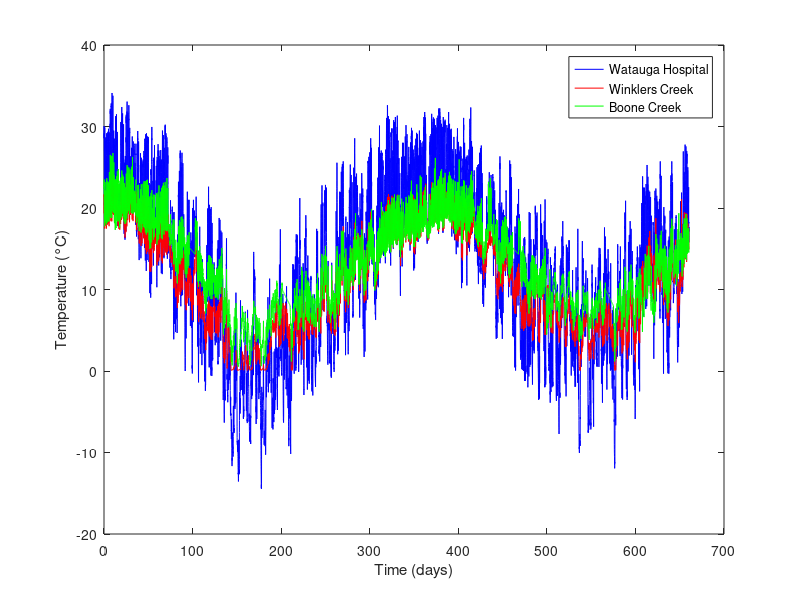

Here is the MATLAB script that generated this plot:
% Plots temperature data from streamTemp.dat
% 
% processTemps.m
% Written by Kaysen Pajarillo
% 10/23/2023
%
%------------------------------------

% Load the data
tempDat = load('streamTemp.dat');

% Extract the columns
time = tempDat(:, 1);
wataugaHospital = tempDat(:, 2);
winklersCreek = tempDat(:, 3);
booneCreek = tempDat(:, 4);

% Convert temperatures from °F to °C
wataugaHospital = (wataugaHospital - 32) * 5/9;
winklersCreek = (winklersCreek - 32) * 5/9;
booneCreek = (booneCreek - 32) * 5/9;

% Make the time series start at time=0 days
time = time - time(1);

% Make new fig window
figure;

% Plot Watauga Hospital data blue
plot(time, wataugaHospital, 'b-');

% All 3 converted temp time series on one plot
hold on;

% Plot Winkler Creek data red
plot(time, winklersCreek, 'r-');

% Plot Boone Creek data green
plot(time, booneCreek, 'g-');

% Label axes and add legend
xlabel('Time (days)');
ylabel('Temperature (°C)');
legend('Watauga Hospital', 'Winklers Creek', 'Boone Creek');
